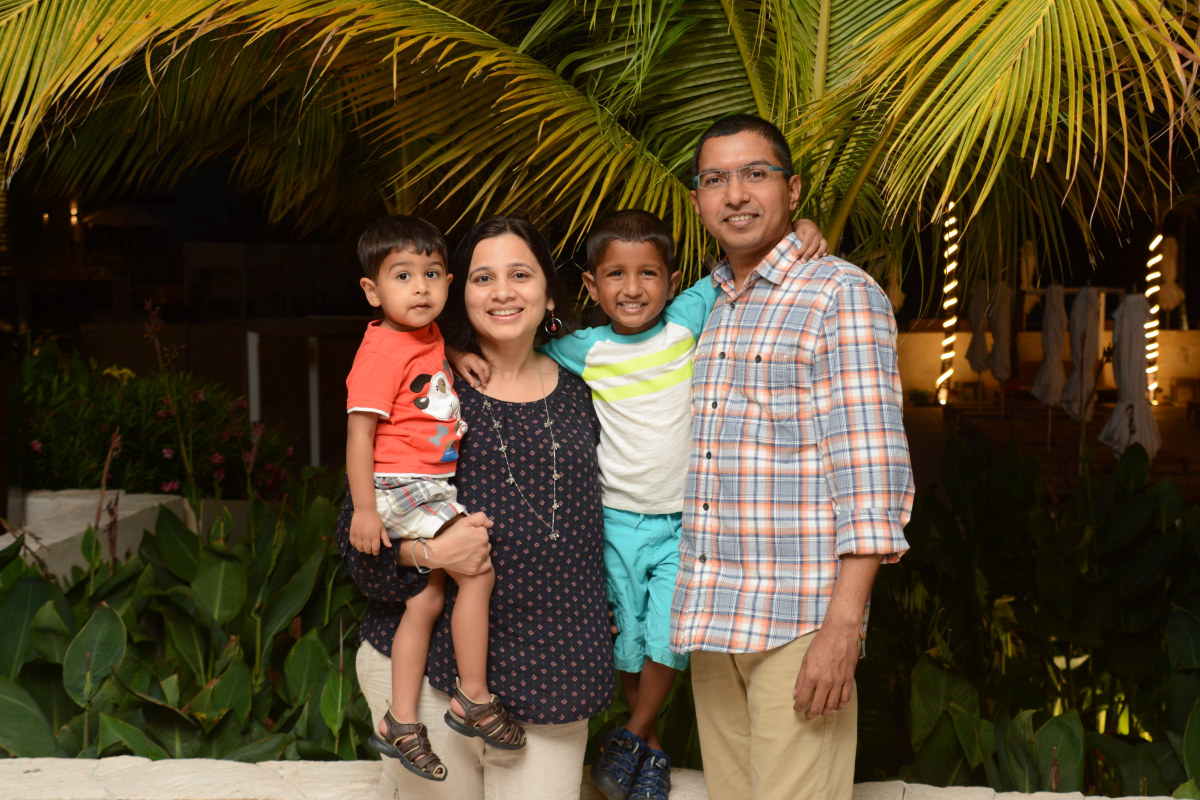
#> input picture data/DSC_3998.JPG, 6000 x 4000 px (shown at 1/5 size); its folder holds 4 pictures in this run
$ jupyter execute --allow-errors image_clus.ipynb
#> lines starting #> are read from the running program, lines starting #| are printed output that depends on the picture
### read data (raw images)

[cell 1]
from glob import glob

raw_image_files = glob('../data/*')
raw_image_files

### create image embeddings

[cell 2]
from sentence_transformers import SentenceTransformer, util, models

#> (a cell that did not finish here is left out)

[cell 4]
from PIL import Image

image_emb = []
raw_images = []
for raw_image_file in raw_image_files:
    raw_image = Image.open(raw_image_file)
#> raw_image is the input picture: PIL image 6000x4000 RGB; mean R, G, B 84.4, 71, 44.2
    resized_image = raw_image.resize((224, 224))
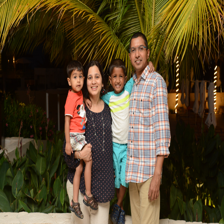
#> resized_image: PIL image 224x224 RGB; mean R, G, B 84.4, 71, 44.3
    #image_emb.append(model.encode(raw_image, convert_to_tensor=True))
    raw_images.append(resized_image)
#> pass 2 of the loop `for raw_image_file in raw_image_files:`:
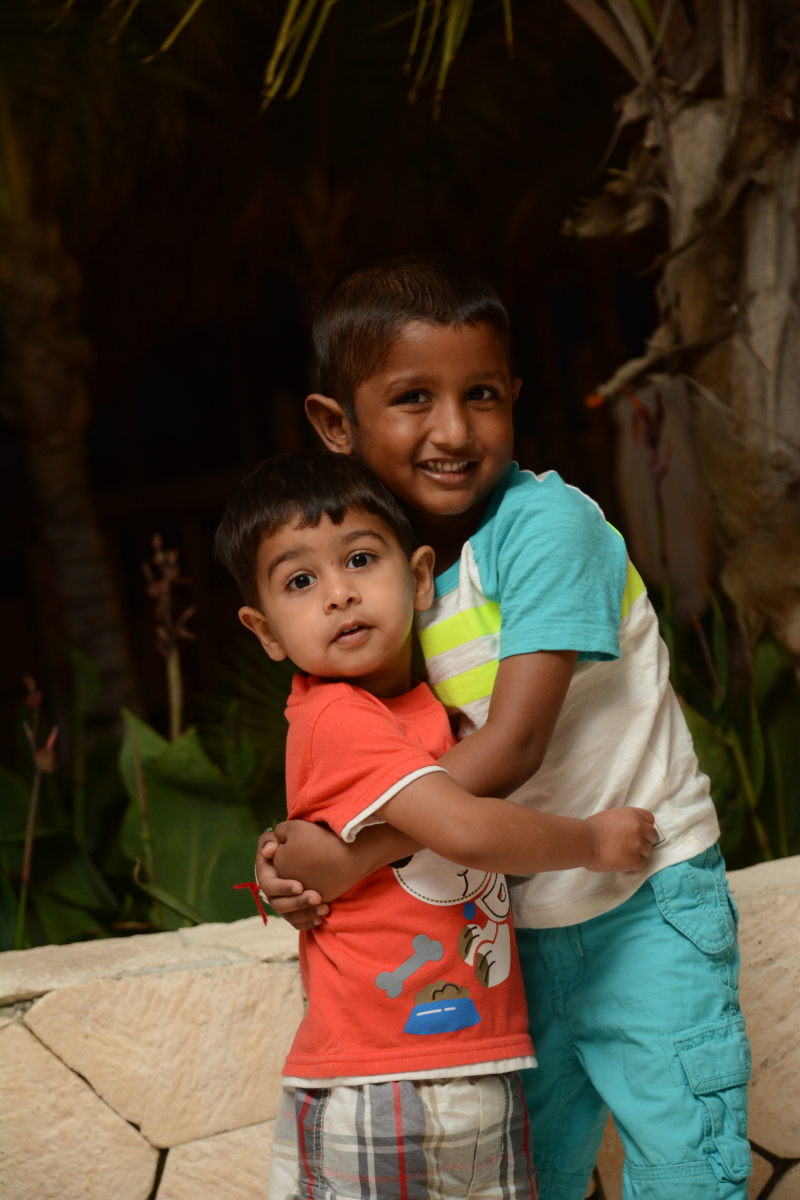
#> input picture data/DSC_4005.JPG, 4000 x 6000 px (shown at 1/5 size)
#> raw_image is the input picture: PIL image 4000x6000 RGB; mean R, G, B 77, 62.9, 46.8
#> `resized_image = raw_image.resize((224, 224))`:
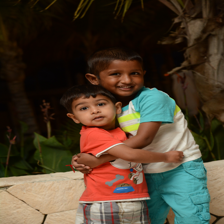
#> resized_image: PIL image 224x224 RGB; mean R, G, B 77, 62.9, 46.8
#> pass 3 of the loop `for raw_image_file in raw_image_files:`:
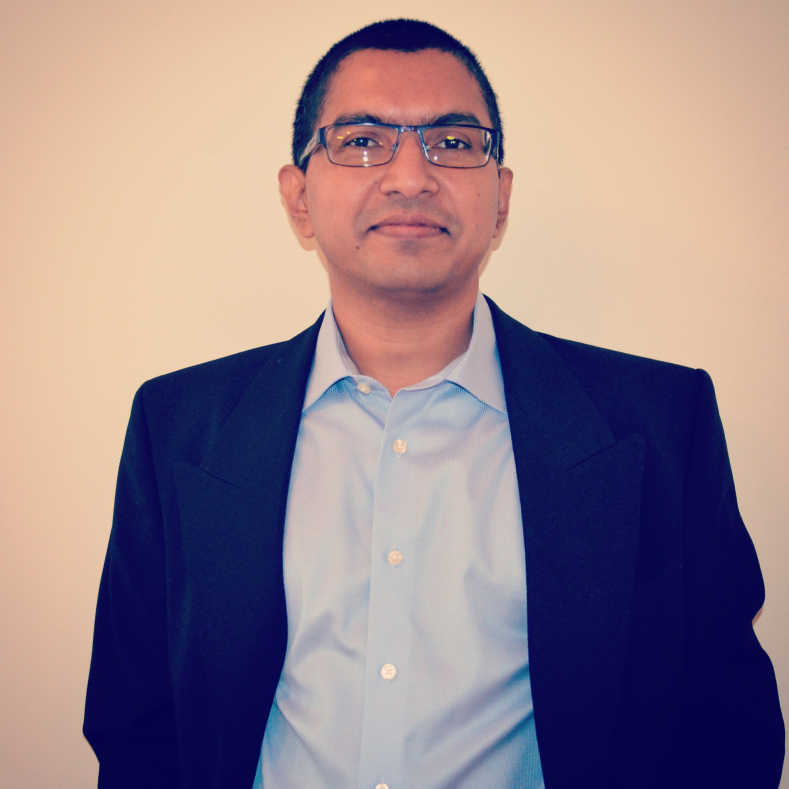
#> input picture data/IMG_6096.JPG, 2365 x 2365 px (shown at 1/3 size)
#> raw_image is the input picture: PIL image 2365x2365 RGB; mean R, G, B 151.2, 131.3, 138.4
#> `resized_image = raw_image.resize((224, 224))`:
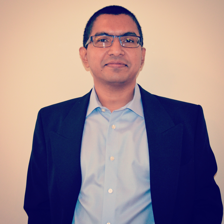
#> resized_image: PIL image 224x224 RGB; mean R, G, B 151.2, 131.3, 138.4
#> the loop made 4 passes; the first 3 are shown
len(raw_images)
